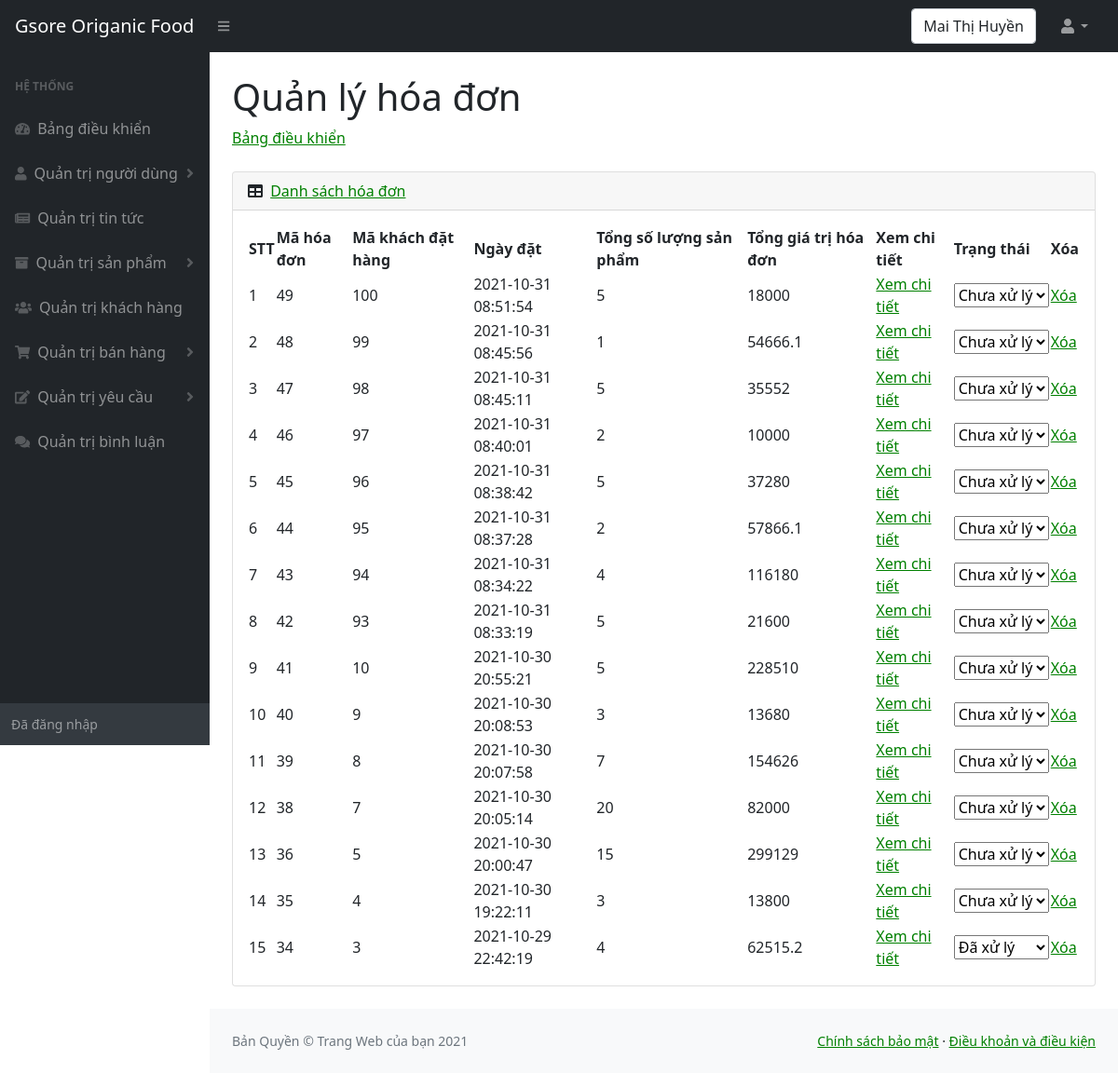
Page /admin/hoadon.php (signed in) on the committed database.
### tables this page shows
CREATE TABLE `hoadon` (
  `mahoadon` int(10) NOT NULL,
  `makhachdathang` int(10) NOT NULL,
  `ngaydat` datetime NOT NULL,
  `tongtien` float NOT NULL,
  `tongsoluong` int(11) NOT NULL,
  `trangthai` tinyint(1) NOT NULL
);

### admin/hoadon.php (the view, shortened to what this page needs)
<!DOCTYPE html>
<html lang="en">
<head>
    <link href="https://cdn.jsdelivr.net/npm/simple-datatables@latest/dist/style.css" rel="stylesheet" />
    <link href="css/styles.css" rel="stylesheet" />
</head>
<body class="sb-nav-fixed">
    <nav class="sb-topnav navbar navbar-expand navbar-dark bg-dark">
        <a class="navbar-brand ps-3" href="../index.php">Gsore Origanic Food </a>
        <button class="btn btn-link btn-sm order-1 order-lg-0 me-4 me-lg-0" id="sidebarToggle" href="#!"><i class="fas fa-bars"></i></button>
        <form class="d-none d-md-inline-block form-inline ms-auto me-0 me-md-3 my-2 my-md-0">
            <div class="input-group">
                <div class="form-control"><?php echo $_SESSION['ten_nguoi_dung']; ?> </div>
            </div>
        </form>
        <ul class="navbar-nav ms-auto ms-md-0 me-3 me-lg-4">
            <li class="nav-item dropdown">
                <a class="nav-link dropdown-toggle" id="navbarDropdown" href="#" role="button" data-bs-toggle="dropdown" aria-expanded="false"><i class="fas fa-user fa-fw"></i></a>
            </li>
        </ul>
    </nav>
    <div id="layoutSidenav">
        <div id="layoutSidenav_nav">
            <nav class="sb-sidenav accordion sb-sidenav-dark" id="sidenavAccordion">
                <div class="sb-sidenav-menu">
                    <div class="nav">
                        <div class="sb-sidenav-menu-heading">Hệ thống</div>
                        <a class="nav-link" href="index.php">
                            <div class="sb-nav-link-icon"><i class="fas fa-tachometer-alt"></i></div>
                            Bảng điều khiển
                        </a>
                        <a class="nav-link collapsed" href="nguoidung.php" data-bs-toggle="collapse" data-bs-target="#collapseOne" aria-expanded="false" aria-controls="collapseOne">
                            <div class="sb-nav-link-icon"><i class="fas fa-user"></i></div>
                            Quản trị người dùng
                            <div class="sb-sidenav-collapse-arrow"><i class="fas fa-angle-down"></i></div>
                        </a>
                        <a class="nav-link" href="tintuc.php">
                            <div class="sb-nav-link-icon"><i class="fas fa-newspaper"></i></div>
                            Quản trị tin tức
                        </a>
                        <a class="nav-link collapsed" href="#" data-bs-toggle="collapse" data-bs-target="#collapseTwo" aria-expanded="false" aria-controls="collapseTwo">
                            <div class="sb-nav-link-icon"><i class="fas fa-archive"></i></div>
                            Quản trị sản phẩm
                            <div class="sb-sidenav-collapse-arrow"><i class="fas fa-angle-down"></i></div>
                        </a>
                        <a class="nav-link" href="khachhang.php">
                            <div class="sb-nav-link-icon"><i class="fas fa-users"></i></div>
                            Quản trị khách hàng
                        </a>
                        <a class="nav-link collapsed" href="#" data-bs-toggle="collapse" data-bs-target="#collapseThree" aria-expanded="false" aria-controls="collapseThree">
                            <div class="sb-nav-link-icon"><i class="fas fa-shopping-cart"></i></div>
                            Quản trị bán hàng
                            <div class="sb-sidenav-collapse-arrow"><i class="fas fa-angle-down"></i></div>
                        </a>
                        <a class="nav-link collapsed" href="#" data-bs-toggle="collapse" data-bs-target="#collapseFour" aria-expanded="false" aria-controls="collapseFour">
                            <div class="sb-nav-link-icon"><i class="fas fa-edit"></i></div>
                            Quản trị yêu cầu
                            <div class="sb-sidenav-collapse-arrow"><i class="fas fa-angle-down"></i></div>
                        </a>
                        <a class="nav-link" href="binhluan.php">
                            <div class="sb-nav-link-icon"><i class="fas fa-comments"></i></div>
                            Quản trị bình luận
                        </a>
                    </div>
                </div>
                <div class="sb-sidenav-footer">
                    <div class="small">Đã đăng nhập</div>
                </div>
            </nav>
        </div>
        <div id="layoutSidenav_content">
            <main>
                <div class="container-fluid px-4">
                    <h1 class="mt-4">Quản lý hóa đơn</h1>
                    <ol class="breadcrumb mb-4">
                        <li class="breadcrumb-item"><a href="index.php">Bảng điều khiển</a></li>
                    </ol>
                    <div class="card mb-4">
                        <div class="card-header">
                            <i class="fas fa-table me-1"></i>
                            <a href="hoadon.php">Danh sách hóa đơn</a>
                        </div>
                        <div class="card-body">
                            <table id="datatablesSimple">
                                <thead>
                                    <tr>
                                        <th>STT</th>
                                        <th>Mã hóa đơn</th>
                                        <th>Mã khách đặt hàng</th>
                                        <th>Ngày đặt</th>
                                        <th>Tổng số lượng sản phẩm</th>
                                        <th>Tổng giá trị hóa đơn</th>
                                        <th>Xem chi tiết</th>
                                        <th>Trạng thái</th>
                                        <th>Xóa</th>
                                    </tr>
                                </thead>
                                <tbody>
                                    <?php
                                    include("../config.php");
                                    $sql = "
                                                  SELECT *
                                                  FROM hoadon
                                                  ORDER BY mahoadon  DESC
                                        ";
                                    $hoa_don = mysqli_query($ket_noi, $sql);
                                    $i = 0;
                                    while ($row = mysqli_fetch_array($hoa_don)) {
                                        $i++;; ?>
                                        <tr>
                                            <td><?php echo $i; ?></td>
                                            <td><?php echo $row["mahoadon"]; ?></td>
                                            <td><?php echo $row["makhachdathang"]; ?></td>
                                            <td><?php echo $row["ngaydat"]; ?></td>
                                            <td><?php echo $row["tongsoluong"]; ?></td>
                                            <td><?php echo $row["tongtien"]; ?></td>
                                            <td><a href="hoadonxemchitiet.php?id=<?php echo $row["mahoadon"]; ?>">Xem chi tiết</a></td>
                                            <td>
                                                <select name="select-status" class="select-status" onchange="this.options[this.selectedIndex].value && (window.location = this.options[this.selectedIndex].value);">
                                                    <option value="hoa_don_sua_trang_thai.php?id=<?php echo $row['mahoadon'] ?>&status=1" <?php if ($row["trangthai"] == 1) echo "selected"; ?>>Đã xử lý</option>
                                                    <option value="hoa_don_sua_trang_thai.php?id=<?php echo $row['mahoadon'] ?>&status=0" <?php if ($row["trangthai"] == 0) echo "selected"; ?>>Chưa xử lý</option>
                                                </select>
                                            </td>
                                            <td><a href="hoadonxoa.php?id=<?php echo $row["mahoadon"]; ?>">Xóa</a></td>
                                        </tr>
                                    <?php
                                    }; ?>
                                </tbody>
                            </table>
                        </div>
                    </div>
                </div>
            </main>
            <footer class="py-4 bg-light mt-auto">
                <div class="container-fluid px-4">
                    <div class="d-flex align-items-center justify-content-between small">
                        <div class="text-muted">Bản Quyền &copy; Trang Web của bạn 2021</div>
                        <div>
                            <a href="chinhsachbaomat.php">Chính sách bảo mật</a>
                            &middot;
                            <a href="chinhsachbaomat.php">Điều khoản và điều kiện</a>
                        </div>
                    </div>
                </div>
            </footer>
        </div>
    </div>
</body>
</html>

### rows in the picture
hoadon: mahoadon "49", makhachdathang "100", ngaydat "2021-10-31 08:51:54", tongsoluong "5", tongtien "18000", select-status "Chưa xử lý"
hoadon: mahoadon "48", makhachdathang "99", ngaydat "2021-10-31 08:45:56", tongsoluong "1", tongtien "54666.1", select-status "Chưa xử lý"
hoadon: mahoadon "47", makhachdathang "98", ngaydat "2021-10-31 08:45:11", tongsoluong "5", tongtien "35552", select-status "Chưa xử lý"
hoadon: mahoadon "46", makhachdathang "97", ngaydat "2021-10-31 08:40:01", tongsoluong "2", tongtien "10000", select-status "Chưa xử lý"
hoadon: mahoadon "45", makhachdathang "96", ngaydat "2021-10-31 08:38:42", tongsoluong "5", tongtien "37280", select-status "Chưa xử lý"
hoadon: mahoadon "44", makhachdathang "95", ngaydat "2021-10-31 08:37:28", tongsoluong "2", tongtien "57866.1", select-status "Chưa xử lý"
hoadon: mahoadon "43", makhachdathang "94", ngaydat "2021-10-31 08:34:22", tongsoluong "4", tongtien "116180", select-status "Chưa xử lý"
hoadon: mahoadon "42", makhachdathang "93", ngaydat "2021-10-31 08:33:19", tongsoluong "5", tongtien "21600", select-status "Chưa xử lý"
hoadon: mahoadon "41", makhachdathang "10", ngaydat "2021-10-30 20:55:21", tongsoluong "5", tongtien "228510", select-status "Chưa xử lý"
hoadon: mahoadon "40", makhachdathang "9", ngaydat "2021-10-30 20:08:53", tongsoluong "3", tongtien "13680", select-status "Chưa xử lý"
hoadon: mahoadon "39", makhachdathang "8", ngaydat "2021-10-30 20:07:58", tongsoluong "7", tongtien "154626", select-status "Chưa xử lý"
hoadon: mahoadon "38", makhachdathang "7", ngaydat "2021-10-30 20:05:14", tongsoluong "20", tongtien "82000", select-status "Chưa xử lý"
hoadon: mahoadon "36", makhachdathang "5", ngaydat "2021-10-30 20:00:47", tongsoluong "15", tongtien "299129", select-status "Chưa xử lý"
hoadon: mahoadon "35", makhachdathang "4", ngaydat "2021-10-30 19:22:11", tongsoluong "3", tongtien "13800", select-status "Chưa xử lý"
hoadon: mahoadon "34", makhachdathang "3", ngaydat "2021-10-29 22:42:19", tongsoluong "4", tongtien "62515.2", select-status "Đã xử lý"

### other values in the picture
$_SESSION['ten_nguoi_dung'] "Mai Thị Huyền"
